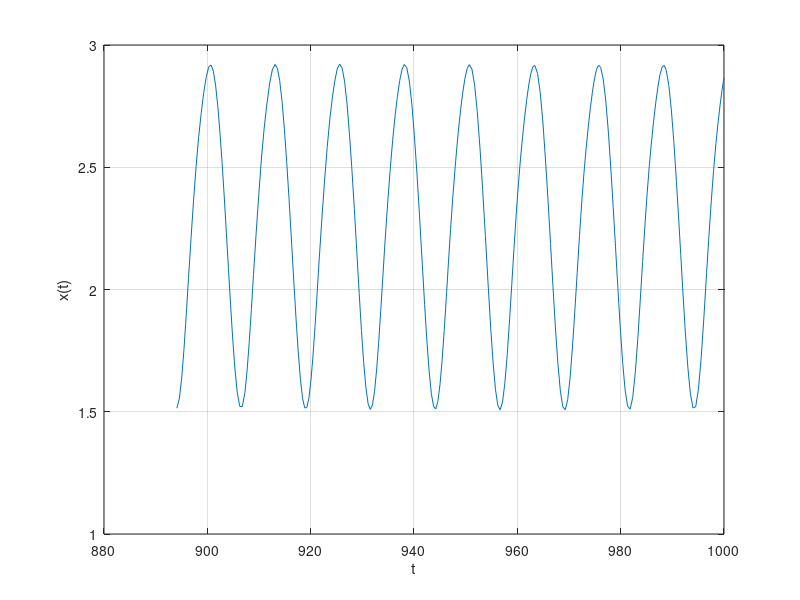
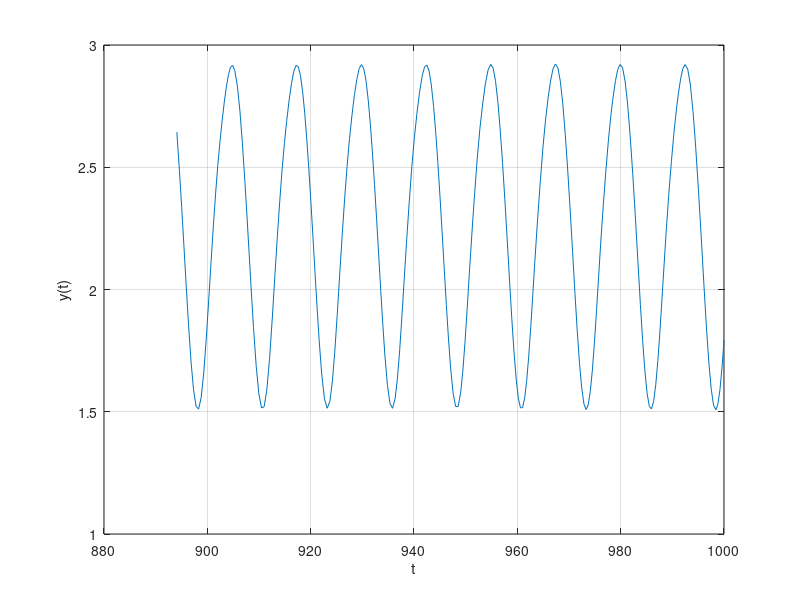
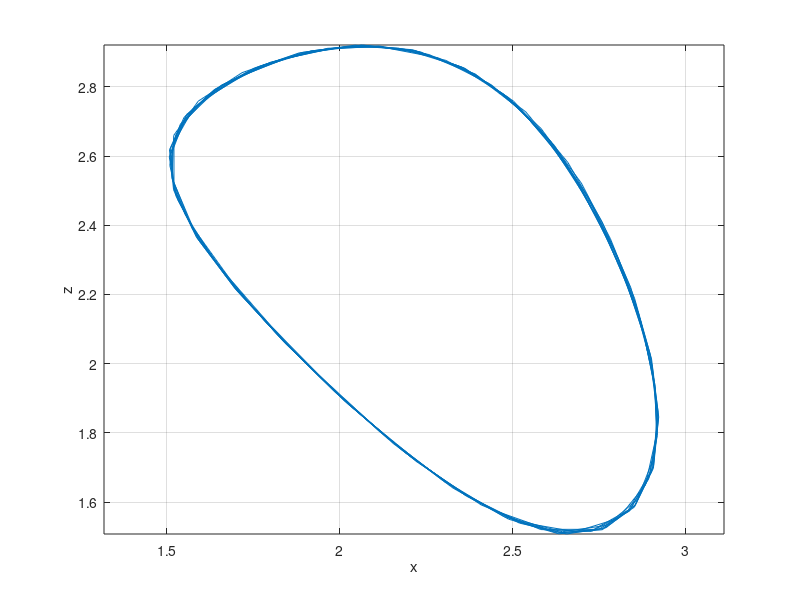

Write MATLAB code to recreate these figures, in order.
% Defining equations of the One-parameter attractor system:
%   dx/dt = -αx + siny
%   dy/dt = -αy + sinz
%   dz/dt = -αz + sinx

% Setting constant parameter:
alpha = 0.30;

% Intializing the attractor system:
% where, p(1) = x; p(2) = y; p(3) = z
attractor = @(t,p) [-alpha*p(1) + sin(p(2)); -alpha*p(2) + sin(p(3)); -alpha*p(3) + sin(p(1))];

% Creating random initial conditions:
rng('shuffle')
x0 = randsample((10).*rand(1000,1),1);
y0 = randsample((10).*rand(1000,1),1);
z0 = randsample((10).*rand(1000,1),1);

% Integration using ode45:
[t,p] = ode45(attractor, [0 1000], [x0; y0; z0]);

% Removing transients:
p = p(2000:end,:);
t = t(2000:end,:);

% Plotting t vs x(t):
figure(1)
plot(t, p(:,1))
grid
xlabel('t')
ylabel('x(t)')

% Plotting t vs y(t):
figure(2)
plot(t, p(:,2))
grid
xlabel('t')
ylabel('y(t)')

% Plotting x vs z:
figure(3)
plot(p(:,1), p(:,3))
grid
xlabel('x')
ylabel('z')
axis equal
